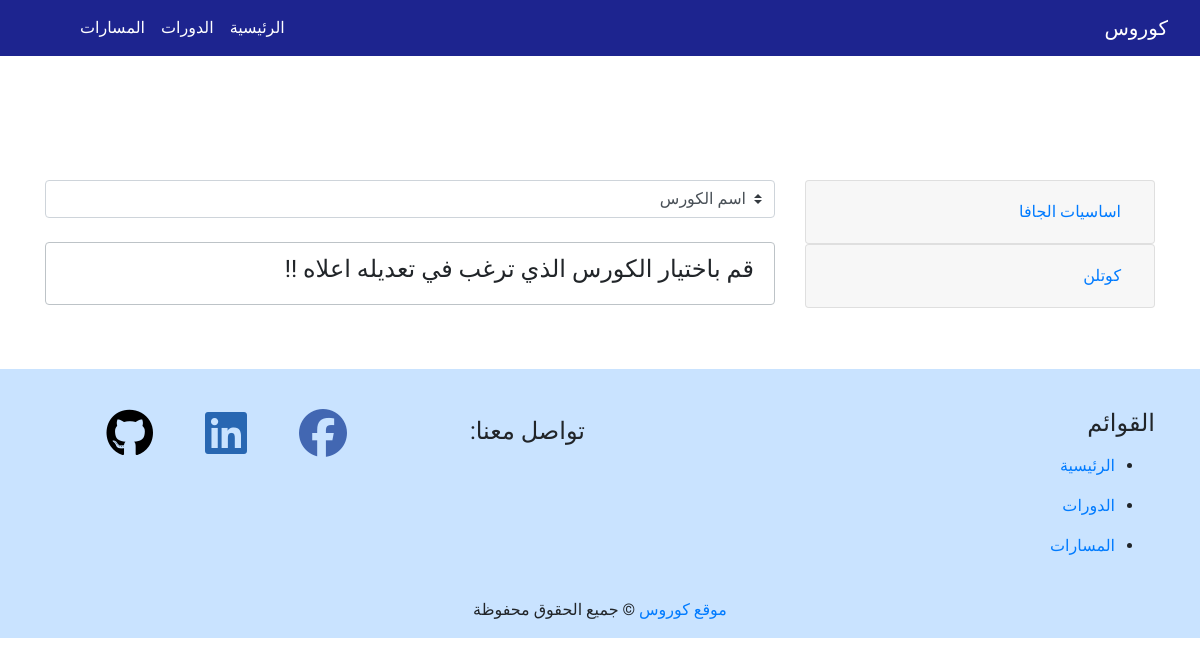
Screenshot of /edit_course.php (signed in) with the database file from the repository.
### tables this page shows
CREATE TABLE `navbar_menu` (
  `id` int(10) NOT NULL,
  `name` varchar(255) NOT NULL,
  `rank` int(10) NOT NULL,
  `visible` int(10) NOT NULL,
  `date` timestamp NOT NULL DEFAULT current_timestamp()
);

CREATE TABLE `courses` (
  `id` int(10) NOT NULL,
  `course_name` varchar(255) NOT NULL,
  `creator` varchar(255) NOT NULL,
  `path_id` int(10) NOT NULL,
  `description` text NOT NULL,
  `intro_course` text NOT NULL,
  `course_img` varchar(255) NOT NULL,
  `visible` int(10) NOT NULL,
  `date` timestamp NOT NULL DEFAULT current_timestamp()
);

### public/edit_course.php (the view, shortened to what this page needs)
<?php
include_once '../includes/dbconnection.php';
include_once '../includes/layout/header.php';
?>
  </head>
  <body dir="rtl">
    <?php
  include_once '../includes/layout/navbar.php';
  ?>
<div class="container" style="padding-top:100px">
<div class="pb-4">
</div>
<div class="row">
<div class="col-lg-4 col-12">
 <?php
$query = "SELECT * FROM `courses` WHERE 1" ;
$result = mysqli_query($conn,$query);
if($result && mysqli_num_rows($result) > 0){
    while($row = mysqli_fetch_assoc($result)){
 ?>
<div class="accordion" id="accordionExample">
  <div class="card">
    <div class="card-header" id="headingOne">
      <h5 class="mb-0">
        <button class="btn btn-link" type="button" data-toggle="collapse" data-target="#collapse<?php echo $row['id']?>" aria-expanded="true" aria-controls="collapseOne">
         <?php echo $row['course_name']?>
        </button>
      </h5>
    </div>
  </div>
  </div>
    <?php
    }
}else{
    echo '<div class="alert alert-default" style="border: 1px solid #bdc3c7" role="alert" >';
    echo "<h4>لم تتم اضافة اي كورس بعد !!</h4>";
    echo '</div>';
}
    ?>
</div>
<div class="col-lg-8 col-12 pt-lg-0 pt-5">
<div class="pb-4">
  <form>
  <select name="customers"  class="custom-select"  onchange="showCourse(this.value)">
    <option value="" selected>اسم الكورس</option>
  </select>
</form>
</div>
 <div id="editCourse">
<div class="alert alert-default" style="border: 1px solid #bdc3c7" role="alert" >
<h4>قم باختيار الكورس الذي ترغب في تعديله اعلاه !!</h4>
  </div>
</div>
</div>
</div>
</div>
<?php
include_once '../includes/layout/footer.php';
?>

### includes/layout/navbar.php (shortened to what this page needs)
<nav class="navbar  mynavbar navbar-expand-lg navbar-dark  "   >
   <a class="navbar-brand" href="index.php"> كوروس </a>
  <div class=" navbar-collapse pl-lg-5 pl-md-0 collapse  justify-content-end"  id="navbarNavDropdown">
    <ul class="navbar-nav ml-2" >
    <?php
    $query = "SELECT * FROM `navbar_menu` WHERE `visible` = 1";
    $result = mysqli_query($conn, $query);
    if(mysqli_num_rows($result) > 0)
    {
        while($row = mysqli_fetch_assoc($result)){
            $query2 = "SELECT * FROM `pages` WHERE `menu_id` = ".$row['id'];
            $result2 = mysqli_query($conn,$query2);
            if(mysqli_num_rows($result2) > 0){
              echo '<li class="nav-item dropdown "> ';
              echo '<a class="text-white nav-link  dropdown-toggle" href="#" id="navbarDropdownMenuLink" role="button" data-toggle="dropdown" aria-haspopup="true" aria-expanded="false">';
              echo $row['name'] ;
              echo '</a>';
              echo '<div class="dropdown-menu text-right" aria-labelledby="navbarDropdownMenuLink">';
              while($row2 = mysqli_fetch_assoc($result2)){
                  echo '<a class="dropdown-item" href="'.$_SERVER["PHP_SELF"]."?page=".$row2['id'].'">'.$row2['page_name'].'</a>';
              }
              echo '</div>';
            }else {
                echo ' <li class="nav-item active" style="float:left">';
                echo '<a class="nav-link" href="'.$_SERVER["PHP_SELF"]."?menu=".$row['id'].'">'.$row['name'] .'</a>';
                echo '</li>';
            }
        }
    }
    ?>
     </ul>
  </div>
</nav>

### includes/layout/footer.php (shortened to what this page needs)
<div class=" page-footer" >
  <div class="container">
    <div class="row">
      <div class="col-lg-6 col-md-12 col-sm-12">
        <h4 class="text-uppercase"> القوائم</h4>
        <ul>
          <?php
          $query = "SELECT `name`,`id` FROM `navbar_menu` WHERE `visible` = 1";
          $result = mysqli_query($conn, $query);
          if ($result && mysqli_num_rows($result) > 0) {
            while ($row = mysqli_fetch_assoc($result)) {
              $query2 = "SELECT `id` FROM `pages` WHERE `menu_id` = " . $row['id'];
              $result2 = mysqli_query($conn, $query2);
              if ($result2 && mysqli_num_rows($result2) <= 0) {
                echo ' <li class="pt-2 pb-2">';
                echo '<a  href="' . $_SERVER["PHP_SELF"] . "?menu=" . $row['id'] . '">' . $row['name'] . '</a>';
                echo '</li>';
              }
            }
          }
          ?>
        </ul>
      </div>
      <div class="col-lg-2 col-md-4 col-sm-4 pt-lg-2 pt-md-4 py-sm-4 pb-lg-0 p">
      <h4 class="py-lg-0 py-md-0 py-sm-0 py-xs-5"> تواصل معنا:</h4>
      </div>
      <div class="col-lg-4 col-md-8 col-sm-8 py-lg-0 py-sm-3 col-sm-8">
        <a class="fb-ic" href="https:\\www.facebook.com" target="_blank">
          <i class="fab mr-md-5 mr-3  fa-3x fa-facebook"></i>
        </a>
             <a class="lk-ic" href="https://www.linkedin.com/in/mohamed-jedata-582882195/" target="_blank">
          <i class="fab mr-md-5 mr-3 fa-3x fa-linkedin"></i>
        </a>
        <a class="gt-ic" href="https://github.com/mohamed-jedata" target="_blank">
          <i class="fab  mr-md-5 mr-3 fa-3x fa-github"></i>
        </a>
      </div>
    </div>
  </div>
  <div class="footer-copyright text-center py-3">
    <a href="index.php"> موقع كوروس</a>
    © جميع الحقوق محفوظة
  </div>
</div>
</body>
</html>

### includes/layout/css/style.css (style rules this page uses)
body { text-align:right; font-family: 'Tajawal', sans-serif; }
html, body { width: 100%; height: 100%; margin: 0; padding: 0; }
.page-footer { padding-top: 40px; margin-top: 48px; background-color : #007bff36 ; }
.fb-ic i { color:#4267B2; }
.lk-ic i { color: #2867b2; }
.gt-ic i { color:black; }
@media (min-width: 1200px) { .mynavbar { background : #1D248F ; } }

### rows the page displays
navbar_menu: name "الرئيسية"
navbar_menu: name "الدورات"
navbar_menu: name "المسارات"
courses: course_name "اساسيات الجافا"
courses: course_name "كوتلن"
